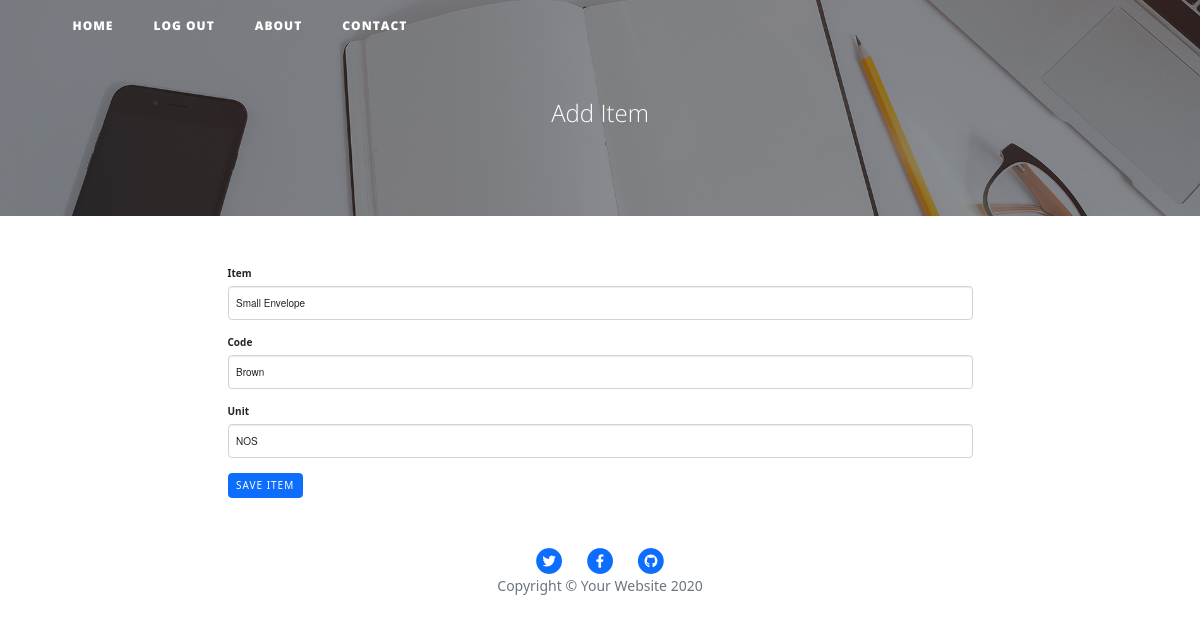
/edit-item/2 (signed in), run on the app's committed database.
### main.py (models this page shows)
class Item(db.Model):
    __tablename__ = "items"
    id = db.Column(db.Integer, primary_key=True)
    item_name = db.Column(db.String(250), unique=True, nullable=False)
    item_code = db.Column(db.String(250), nullable=False)
    item_unit = db.Column(db.String(250), nullable=False)

### main.py (the view)
@app.route("/edit-item/<int:item_id>", methods=["GET", "POST"])
@login_required
def edit_item(item_id):
    item = Item.query.get(item_id)
    edit_form = CreateItemForm(
        item_name=item.item_name,
        item_code=item.item_code,
        item_unit=item.item_unit
    )
    if edit_form.validate_on_submit():
        item.item_name = edit_form.item_name.data
        item.item_code = edit_form.item_code.data
        item.item_unit = edit_form.item_unit.data
        db.session.commit()
        return redirect(url_for("view_items"))
    return render_template("new_item.html", form=edit_form, is_edit=True, current_user=current_user)

### forms.py
class CreateItemForm(FlaskForm):
    item_name = StringField("Item", validators=[DataRequired()])
    item_code = StringField("Code", validators=[DataRequired()])
    item_unit = StringField("Unit", validators=[DataRequired()])
    submit = SubmitField("Save Item")

### main.py (called while the page is built)
@login_manager.user_loader
def load_user(user_id):
    return User.query.get(int(user_id))

### templates/new_item.html (shortened to what this page needs)
{% extends 'bootstrap/base.html' %}
{% import "bootstrap/wtf.html" as wtf %}
{% block content %}
{% include "header.html" %}
  <header class="masthead" style="background-image: url('{{ url_for('static', filename='img/edit-bg.jpg')}}')">
    <div class="overlay"></div>
    <div class="container">
      <div class="row">
        <div class="col-lg-8 col-md-10 mx-auto">
          <div class="page-heading">
            <span class="subheading">Add Item</span>
          </div>
        </div>
      </div>
    </div>
  </header>
  <div class="container">
    <div class="row">
      <div class="col-lg-8 col-md-10 mx-auto">
        {{ wtf.quick_form(form, novalidate=True, button_map={"submit": "primary"}) }}
      </div>
    </div>
  </div>
{% include "footer.html" %}
{% endblock %}

### data on the page
Item: item_name "Small Envelope", item_code "Brown", item_unit "NOS"
